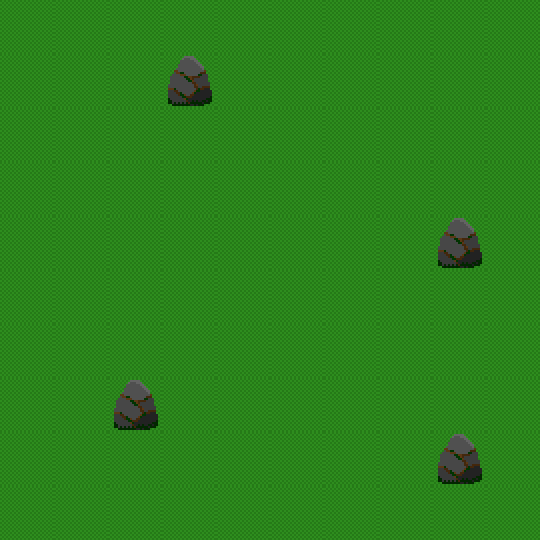

This is a level from a 2D game, rendered from its Tiled map with the project's own tilesets. A one-line summary and the complete map file follow:
An orthogonal 10x10 tile map with 54x54 px tiles, 2 tile layers (grass, adds), 2 tilesets.

<map version="1.0" tiledversion="1.1.6" orientation="orthogonal" renderorder="right-down" width="10" height="10" tilewidth="54" tileheight="54" infinite="0" nextobjectid="1">
 <tileset firstgid="1" source="grass.tsx" />
 <tileset firstgid="2" source="rock.tsx" />
 <layer name="grass" width="10" height="10">
  <data encoding="csv">
1,1,1,1,1,1,1,1,1,1,
1,1,1,1,1,1,1,1,1,1,
1,1,1,1,1,1,1,1,1,1,
1,1,1,1,1,1,1,1,1,1,
1,1,1,1,1,1,1,1,1,1,
1,1,1,1,1,1,1,1,1,1,
1,1,1,1,1,1,1,1,1,1,
1,1,1,1,1,1,1,1,1,1,
1,1,1,1,1,1,1,1,1,1,
1,1,1,1,1,1,1,1,1,1
</data>
 </layer>
 <layer name="adds" width="10" height="10">
  <data encoding="csv">
0,0,0,0,0,0,0,0,0,0,
0,0,0,2,0,0,0,0,0,0,
0,0,0,0,0,0,0,0,0,0,
0,0,0,0,0,0,0,0,0,0,
0,0,0,0,0,0,0,0,2,0,
0,0,0,0,0,0,0,0,0,0,
0,0,0,0,0,0,0,0,0,0,
0,0,2,0,0,0,0,0,0,0,
0,0,0,0,0,0,0,0,2,0,
0,0,0,0,0,0,0,0,0,0
</data>
 </layer>
</map>
